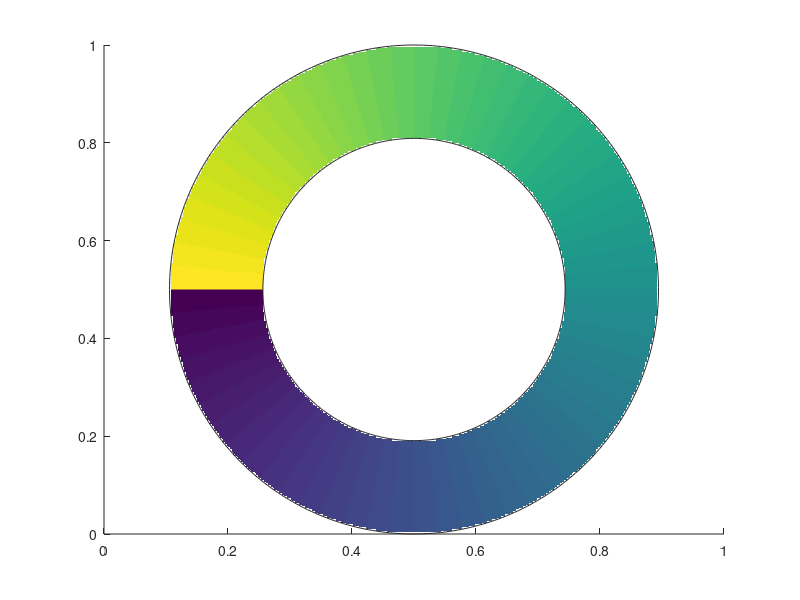

Source code (MATLAB): (Note: this script raises an error after producing the figure.)
function ax = phasebar(varargin) 
% phasebar places a circular donunt-shaped colorbar for phase 
% from -pi to pi or -180 degrees to 180 degrees. 
% 
%% Syntax
% 
%  phasebar
%  phasebar(...,'location',Location) 
%  phasebar(...,'size',Size) 
%  phasebar('deg') 
%  phasebar('rad') 
%  ax = phasebar(...) 
% 
%% Description 
% 
% phasebar places a donut-shaped colorbar on the current axes. 
%
% phasebar(...,'location',Location) specifies the corner (e.g., 'northeast' or 'ne') 
% of the current axes in which to place the phasebar. Default location is the upper-right or 'ne' 
% corner. 
%
% phasebar(...,'size',Size) specifies a size fraction of the current axes.  Default is 0.3. 
%
% phasebar('deg') plots labels at every 90 degrees. 
%
% phasebar('rad') plots labels at every pi/2 radians. 
%
% ax = phasebar(...) returns a handle ax of the axes in which the new axes are plotted. 
% 
%% Example
% 
% Z = 200*peaks(900); 
% Zw = phasewrap(Z,'degrees'); 
% imagesc(Zw) 
% phasemap(12)
% phasebar('location','se')
% 
%% Author Info
% This function was written by Chad A. Greene of the University of Texas 
% at Austin's Institute for Geophysics (UTIG), May 2016. 
% This function includes Kelly Kearney's plotboxpos function as a subfunction. 
% 
% If the phasemap function is useful for you, please consider citing our 
% paper about it: 
% 
% Thyng, K.M., C.A. Greene, R.D. Hetland, H.M. Zimmerle, and S.F. DiMarco. 
% 2016. True colors of oceanography: Guidelines for effective and accurate 
% colormap selection. Oceanography 29(3):9?13. 
% http://dx.doi.org/10.5670/oceanog.2016.66
% 
% See also colorbar and phasemap. 
%% Set Defaults: 
usedegrees = false; 
axsize = 0.3; 
location = 'northeast'; 
% Try to automatically determine if current displayed data exist and are in radians or degrees: 
if max(abs(caxis))>pi
   usedegrees = true;
else
   usedegrees = false; 
end
% If no data are already displayed use radians: 
if isequal(caxis,[0 1])
   usedegrees = false; 
end
%% Parse inputs: 
tmp = strncmpi(varargin,'location',3); 
if any(tmp) 
   location = varargin{find(tmp)+1}; 
end
tmp = strncmpi(varargin,'size',3); 
if any(tmp) 
   axsize = varargin{find(tmp)+1}; 
   assert(isscalar(axsize)==1,'Input error: axis size must be a scalar greater than zero and less than one.') 
   assert(axsize>0,'Input error: axis size must be a scalar greater than zero and less than one.') 
   assert(axsize<1,'Input error: axis size must be a scalar greater than zero and less than one.') 
end
if any(strncmpi(varargin,'radians',3)); 
   usedegrees = false; 
end
if any(strncmpi(varargin,'degrees',3)); 
   usedegrees = true; 
end
%% Starting settings: 
currentAx = gca; 
cm = colormap; 
pos = plotboxpos(currentAx); 
xcol = get(currentAx,'XColor'); 
% Delete old phasebar if it exists: 
try
   oldphasebar = findobj(gcf,'tag','phasebar'); 
   delete(oldphasebar); 
end
%% Created gridded surface: 
innerRadius = 10; 
outerRadius = innerRadius*1.618; 
[x,y] = meshgrid(linspace(-outerRadius,outerRadius,300));
[theta,rho] = cart2pol(x,y); 
% theta = rot90(-theta,3); 
theta(rho>outerRadius) = nan; 
theta(rho<innerRadius) = nan; 
if usedegrees
   theta = theta*180/pi; 
end
%% Plot surface: 
ax = axes; 
pcolor(x,y,theta)
shading interp 
hold on
% Plot a ring: 
[xc1,yc1] = pol2cart(linspace(-pi,pi,360),innerRadius); 
[xc2,yc2] = pol2cart(linspace(-pi,pi,360),outerRadius); 
plot(xc1,yc1,'-','color',xcol,'linewidth',.2); 
plot(xc2,yc2,'-','color',xcol,'linewidth',.2); 
axis image off
colormap(cm) 
if usedegrees
   caxis([-180 180]) 
else
   caxis([-pi pi]) 
end
%% Label: 
[xt,yt] = pol2cart((-1:2)*pi/2+pi/2,innerRadius); 
if usedegrees
   text(xt(1),yt(1),'0\circ','horiz','right','vert','middle'); 
   text(xt(2),yt(2),'90\circ','horiz','center','vert','top'); 
   text(xt(3),yt(3),'180\circ','horiz','left','vert','middle'); 
   text(xt(4),yt(4),'-90\circ','horiz','center','vert','bottom'); 
else
   text(xt(1),yt(1),'0','horiz','right','vert','middle'); 
   text(xt(2),yt(2),'\pi/2','horiz','center','vert','top'); 
   text(xt(3),yt(3),'\pi','horiz','left','vert','middle'); 
   text(xt(4),yt(4),'3\pi/2','horiz','center','vert','bottom'); 
end
%% Set position of colorwheel: 
switch lower(location)
   case {'ne','northeast'} 
      set(ax,'position',[pos(1)+(1-axsize)*pos(3) pos(2)+(1-axsize)*pos(4) axsize*pos(3) axsize*pos(4)]); 
   case {'se','southeast'} 
      set(ax,'position',[pos(1)+(1-axsize)*pos(3) pos(2) axsize*pos(3) axsize*pos(4)]); 
      
   case {'nw','northwest'} 
      set(ax,'position',[pos(1) pos(2)+(1-axsize)*pos(4) axsize*pos(3) axsize*pos(4)]); 
      
   case {'sw','southwest'} 
      set(ax,'position',[pos(1) pos(2) axsize*pos(3) axsize*pos(4)]); 
      
   otherwise
      error('Unrecognized axis location.') 
end
      
%% Clean up 
set(ax,'tag','phasebar')
% Make starting axes current again: 
axes(currentAx); 
uistack(ax,'top'); 
if nargout==0 
   clear ax
end
end
%% Kelly Kearney's plotboxpos: 
function pos = plotboxpos(h)
%PLOTBOXPOS Returns the position of the plotted axis region
%
% pos = plotboxpos(h)
%
% This function returns the position of the plotted region of an axis,
% which may differ from the actual axis position, depending on the axis
% limits, data aspect ratio, and plot box aspect ratio.  The position is
% returned in the same units as the those used to define the axis itself.
% This function can only be used for a 2D plot.  
%
% Input variables:
%
%   h:      axis handle of a 2D axis (if ommitted, current axis is used).
%
% Output variables:
%
%   pos:    four-element position vector, in same units as h
% Copyright 2010 Kelly Kearney
% Check input
if nargin < 1
    h = gca;
end
if ~ishandle(h)  ~strcmp(get(h,'type'), 'axes')
    error('Input must be an axis handle');
end
% Get position of axis in pixels
currunit = get(h, 'units');
set(h, 'units', 'pixels');
axisPos = get(h, 'Position');
set(h, 'Units', currunit);
% Calculate box position based axis limits and aspect ratios
darismanual  = strcmpi(get(h, 'DataAspectRatioMode'),    'manual');
pbarismanual = strcmpi(get(h, 'PlotBoxAspectRatioMode'), 'manual');
if ~darismanual && ~pbarismanual
    
    pos = axisPos;
    
else
    dx = diff(get(h, 'XLim'));
    dy = diff(get(h, 'YLim'));
    dar = get(h, 'DataAspectRatio');
    pbar = get(h, 'PlotBoxAspectRatio');
    limDarRatio = (dx/dar(1))/(dy/dar(2));
    pbarRatio = pbar(1)/pbar(2);
    axisRatio = axisPos(3)/axisPos(4);
    if darismanual
        if limDarRatio > axisRatio
            pos(1) = axisPos(1);
            pos(3) = axisPos(3);
            pos(4) = axisPos(3)/limDarRatio;
            pos(2) = (axisPos(4) - pos(4))/2 + axisPos(2);
        else
            pos(2) = axisPos(2);
            pos(4) = axisPos(4);
            pos(3) = axisPos(4) * limDarRatio;
            pos(1) = (axisPos(3) - pos(3))/2 + axisPos(1);
        end
    elseif pbarismanual
        if pbarRatio > axisRatio
            pos(1) = axisPos(1);
            pos(3) = axisPos(3);
            pos(4) = axisPos(3)/pbarRatio;
            pos(2) = (axisPos(4) - pos(4))/2 + axisPos(2);
        else
            pos(2) = axisPos(2);
            pos(4) = axisPos(4);
            pos(3) = axisPos(4) * pbarRatio;
            pos(1) = (axisPos(3) - pos(3))/2 + axisPos(1);
        end
    end
end
% Convert plot box position to the units used by the axis
temp = axes('Units', 'Pixels', 'Position', pos, 'Visible', 'off', 'parent', get(h, 'parent'));
set(temp, 'Units', currunit);
pos = get(temp, 'position');
delete(temp);
end